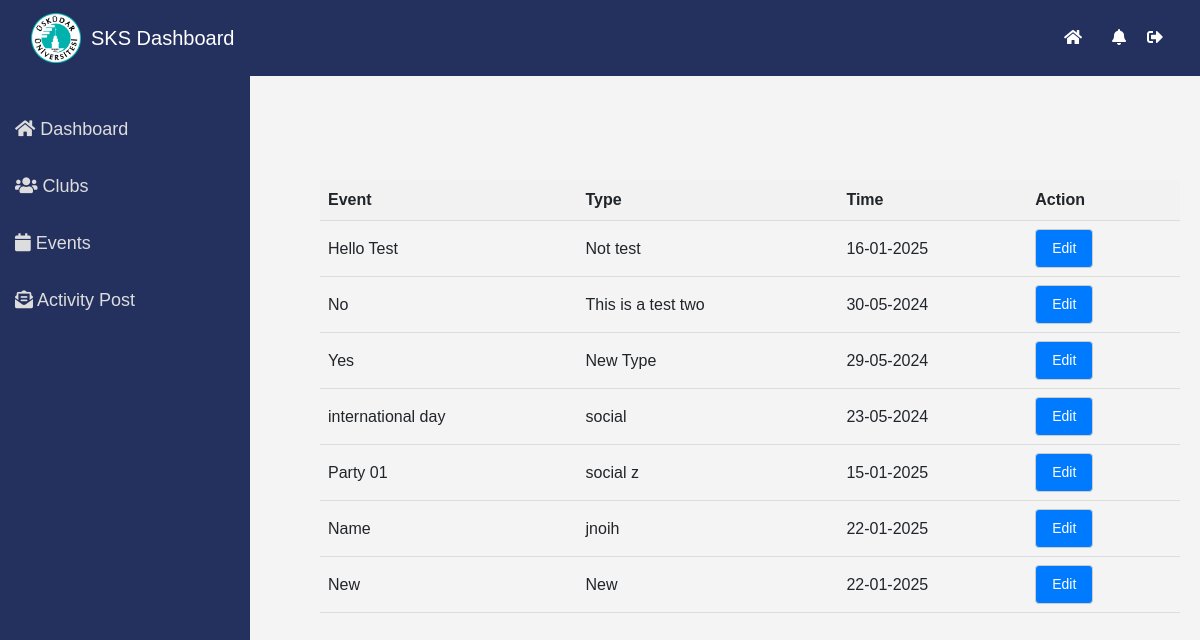
/admin_events/, run on an earlier commit of the app's database.
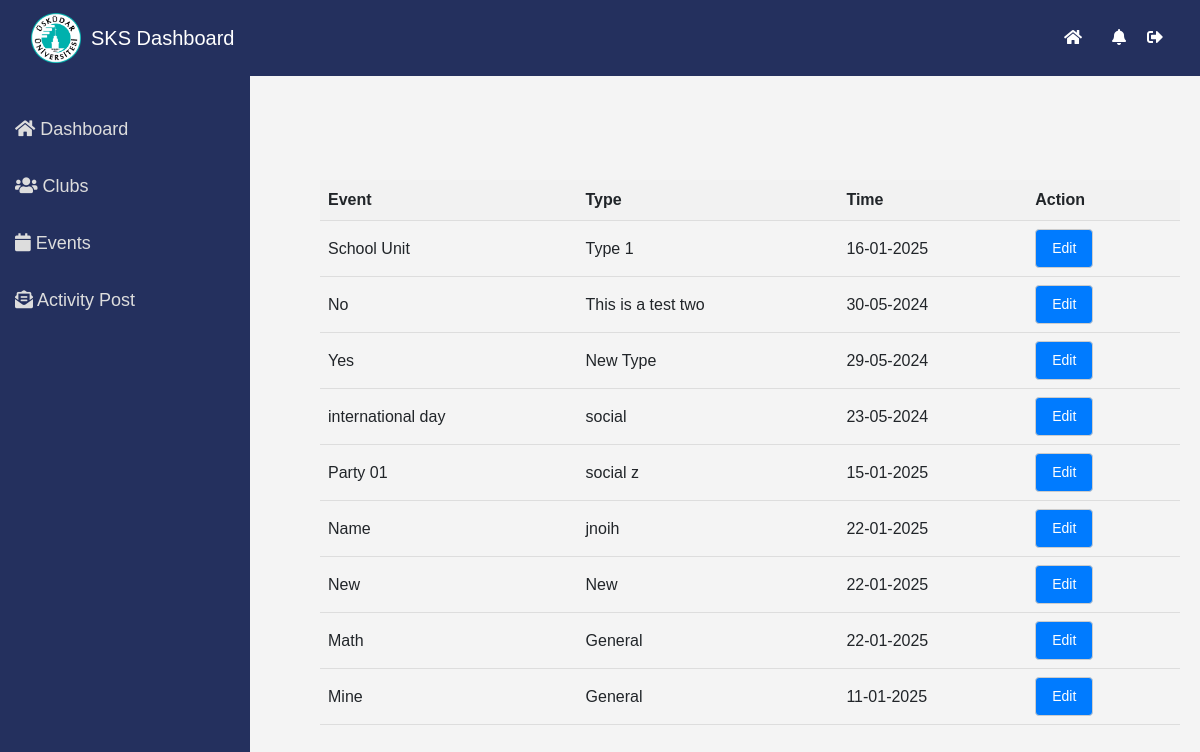
And on a later commit of the database.
### student_clubs/models.py (models this page shows)
class Event(models.Model):
    event_id = models.AutoField(primary_key=True)
    event_name = models.CharField(max_length=255)
    event_type = models.CharField(max_length=255)
    event_date = models.DateTimeField()
    event_status = models.TextChoices("Approved", "Declined")
    event_hall = models.CharField(max_length=255)
    event_description = models.CharField(max_length=1000)

### student_clubs/views.py (the view)
# urls.py: path('admin_events/', ListActivityAdmin.as_view(), name='admin_activity'),
class ListActivityAdmin(ListView, LoginRequiredMixin):
    model = Event
    template_name = 'admin_events.html'
    context_object_name = 'events'
    def get_queryset(self):
        return Event.objects.all()

### student_clubs/templates/admin_events.html (shortened to what this page needs)
{%extends "admin_navbar.html"%} {%block content%}
<div class="event-table-container">
  <table class="event-table">
    <thead>
      <tr>
        <th>Event</th>
        <th>Type</th>
        <th>Time</th>
        <th>Action</th>
      </tr>
    </thead>
    <tbody>
      {% for event in events %}
      <tr>
        <td>{{ event.event_name }}</td>
        <td>{{event.event_type}}</td>
        <td>{{event.event_date|date:"d-m-20y"}}</td>
        <td>
          <button
            type="button"
            class="btn btn-primary edit-btn"
            data-id="{{ event.pk }}"
            data-name="{{ event.event_name }}"
            data-type="{{ event.event_type }}"
          >
            Edit
          </button>
        </td>
      </tr>
      {% endfor %}
    </tbody>
  </table>
</div>
{%endblock%}

What changed in the data, as far as the page shows it:
changed Event: event_name "Hello Test" → "School Unit"; event_type "Not test" → "Type 1"
added Event: event_name "Math", event_type "General", event_date "22-01-2025"
added Event: event_name "Mine", event_type "General", event_date "11-01-2025"
